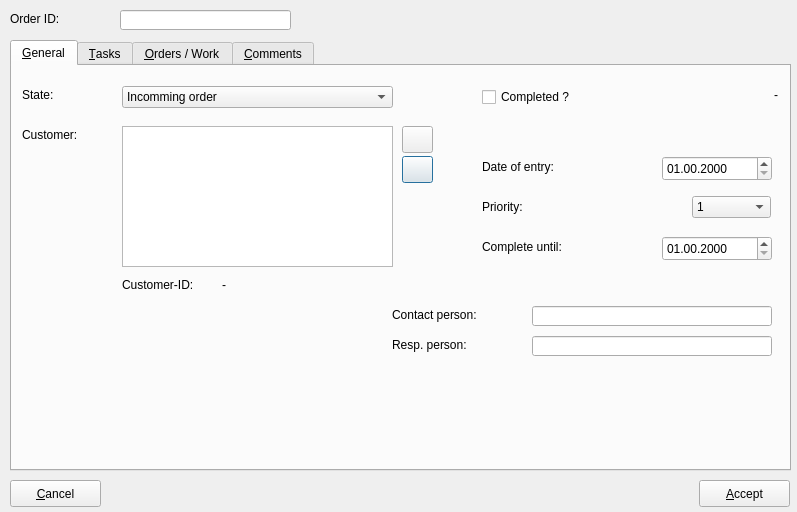
<ui version="4.0" >
 <class>procedureeditfrm</class>
 <widget class="QDialog" name="procedureeditfrm" >
  <property name="geometry" >
   <rect>
    <x>0</x>
    <y>0</y>
    <width>797</width>
    <height>512</height>
   </rect>
  </property>
  <property name="windowTitle" >
   <string>Edit Order...</string>
  </property>
  <property name="windowIcon" >
   <iconset resource="../resources/images/first4.qrc" >:/kontact_todo.png</iconset>
  </property>
  <widget class="QLabel" name="label" >
   <property name="geometry" >
    <rect>
     <x>10</x>
     <y>10</y>
     <width>101</width>
     <height>17</height>
    </rect>
   </property>
   <property name="text" >
    <string>Order ID:</string>
   </property>
  </widget>
  <widget class="QLineEdit" name="txtorderid" >
   <property name="geometry" >
    <rect>
     <x>120</x>
     <y>10</y>
     <width>171</width>
     <height>20</height>
    </rect>
   </property>
   <property name="alignment" >
    <set>Qt::AlignRight</set>
   </property>
  </widget>
  <widget class="QTabWidget" name="tabmain" >
   <property name="geometry" >
    <rect>
     <x>10</x>
     <y>40</y>
     <width>781</width>
     <height>431</height>
    </rect>
   </property>
   <property name="currentIndex" >
    <number>0</number>
   </property>
   <widget class="QWidget" name="tab1" >
    <attribute name="title" >
     <string>&amp;General</string>
    </attribute>
    <widget class="QLabel" name="label_2" >
     <property name="geometry" >
      <rect>
       <x>10</x>
       <y>20</y>
       <width>81</width>
       <height>17</height>
      </rect>
     </property>
     <property name="text" >
      <string>State:</string>
     </property>
    </widget>
    <widget class="QLabel" name="label_3" >
     <property name="geometry" >
      <rect>
       <x>10</x>
       <y>60</y>
       <width>81</width>
       <height>17</height>
      </rect>
     </property>
     <property name="text" >
      <string>Customer:</string>
     </property>
    </widget>
    <widget class="QComboBox" name="cmbstate" >
     <property name="geometry" >
      <rect>
       <x>110</x>
       <y>20</y>
       <width>271</width>
       <height>22</height>
      </rect>
     </property>
     <item>
      <property name="text" >
       <string>Incomming order</string>
      </property>
     </item>
     <item>
      <property name="text" >
       <string>Offer</string>
      </property>
     </item>
     <item>
      <property name="text" >
       <string>Open order</string>
      </property>
     </item>
     <item>
      <property name="text" >
       <string>Completed order</string>
      </property>
     </item>
     <item>
      <property name="text" >
       <string>Deliverynote</string>
      </property>
     </item>
     <item>
      <property name="text" >
       <string>Invoice</string>
      </property>
     </item>
    </widget>
    <widget class="QTextEdit" name="txtcustomer" >
     <property name="geometry" >
      <rect>
       <x>110</x>
       <y>60</y>
       <width>271</width>
       <height>141</height>
      </rect>
     </property>
    </widget>
    <widget class="QCheckBox" name="chkcompleted" >
     <property name="geometry" >
      <rect>
       <x>470</x>
       <y>20</y>
       <width>141</width>
       <height>22</height>
      </rect>
     </property>
     <property name="text" >
      <string>Completed ?</string>
     </property>
    </widget>
    <widget class="QLabel" name="lblcustomerid" >
     <property name="geometry" >
      <rect>
       <x>210</x>
       <y>210</y>
       <width>81</width>
       <height>17</height>
      </rect>
     </property>
     <property name="text" >
      <string>-</string>
     </property>
    </widget>
    <widget class="QLabel" name="label_4" >
     <property name="geometry" >
      <rect>
       <x>110</x>
       <y>210</y>
       <width>91</width>
       <height>17</height>
      </rect>
     </property>
     <property name="text" >
      <string>Customer-ID:</string>
     </property>
    </widget>
    <widget class="QLabel" name="label_6" >
     <property name="geometry" >
      <rect>
       <x>470</x>
       <y>130</y>
       <width>81</width>
       <height>21</height>
      </rect>
     </property>
     <property name="text" >
      <string>Priority:</string>
     </property>
    </widget>
    <widget class="QLabel" name="label_5" >
     <property name="geometry" >
      <rect>
       <x>470</x>
       <y>90</y>
       <width>101</width>
       <height>21</height>
      </rect>
     </property>
     <property name="text" >
      <string>Date of entry:</string>
     </property>
    </widget>
    <widget class="QDateEdit" name="dateedit2" >
     <property name="geometry" >
      <rect>
       <x>650</x>
       <y>170</y>
       <width>110</width>
       <height>25</height>
      </rect>
     </property>
     <property name="displayFormat" >
      <string>dd.mm.yyyy</string>
     </property>
    </widget>
    <widget class="QDateEdit" name="dateedit1" >
     <property name="geometry" >
      <rect>
       <x>650</x>
       <y>90</y>
       <width>110</width>
       <height>25</height>
      </rect>
     </property>
     <property name="displayFormat" >
      <string>dd.mm.yyyy</string>
     </property>
    </widget>
    <widget class="QLabel" name="label_7" >
     <property name="geometry" >
      <rect>
       <x>470</x>
       <y>170</y>
       <width>101</width>
       <height>21</height>
      </rect>
     </property>
     <property name="text" >
      <string>Complete until:</string>
     </property>
    </widget>
    <widget class="QLabel" name="label_9" >
     <property name="geometry" >
      <rect>
       <x>380</x>
       <y>270</y>
       <width>101</width>
       <height>17</height>
      </rect>
     </property>
     <property name="text" >
      <string>Resp. person:</string>
     </property>
    </widget>
    <widget class="QLabel" name="label_8" >
     <property name="geometry" >
      <rect>
       <x>380</x>
       <y>240</y>
       <width>121</width>
       <height>17</height>
      </rect>
     </property>
     <property name="text" >
      <string>Contact person:</string>
     </property>
    </widget>
    <widget class="QLineEdit" name="txtcontact" >
     <property name="geometry" >
      <rect>
       <x>520</x>
       <y>240</y>
       <width>240</width>
       <height>20</height>
      </rect>
     </property>
     <property name="text" >
      <string/>
     </property>
     <property name="alignment" >
      <set>Qt::AlignLeading</set>
     </property>
    </widget>
    <widget class="QLineEdit" name="txtresponsible" >
     <property name="geometry" >
      <rect>
       <x>520</x>
       <y>270</y>
       <width>240</width>
       <height>20</height>
      </rect>
     </property>
     <property name="text" >
      <string/>
     </property>
     <property name="alignment" >
      <set>Qt::AlignLeading</set>
     </property>
    </widget>
    <widget class="QComboBox" name="cmbpriority" >
     <property name="geometry" >
      <rect>
       <x>680</x>
       <y>130</y>
       <width>79</width>
       <height>22</height>
      </rect>
     </property>
     <item>
      <property name="text" >
       <string>1</string>
      </property>
     </item>
     <item>
      <property name="text" >
       <string>2</string>
      </property>
     </item>
     <item>
      <property name="text" >
       <string>3</string>
      </property>
     </item>
     <item>
      <property name="text" >
       <string>4</string>
      </property>
     </item>
     <item>
      <property name="text" >
       <string>5</string>
      </property>
     </item>
    </widget>
    <widget class="QLabel" name="lbldbID" >
     <property name="geometry" >
      <rect>
       <x>710</x>
       <y>20</y>
       <width>56</width>
       <height>17</height>
      </rect>
     </property>
     <property name="text" >
      <string>-</string>
     </property>
     <property name="alignment" >
      <set>Qt::AlignRight|Qt::AlignTrailing|Qt::AlignVCenter</set>
     </property>
    </widget>
    <widget class="QPushButton" name="btncanceladdr" >
     <property name="geometry" >
      <rect>
       <x>390</x>
       <y>90</y>
       <width>31</width>
       <height>27</height>
      </rect>
     </property>
     <property name="text" >
      <string/>
     </property>
     <property name="icon" >
      <iconset resource="../resources/images/first4.qrc" >:/button_cancel.png</iconset>
     </property>
     <property name="iconSize" >
      <size>
       <width>16</width>
       <height>16</height>
      </size>
     </property>
    </widget>
    <widget class="QPushButton" name="btnaddr" >
     <property name="geometry" >
      <rect>
       <x>390</x>
       <y>60</y>
       <width>31</width>
       <height>27</height>
      </rect>
     </property>
     <property name="text" >
      <string/>
     </property>
     <property name="icon" >
      <iconset resource="../resources/images/first4.qrc" >:/xmag.png</iconset>
     </property>
    </widget>
   </widget>
   <widget class="QWidget" name="tab2" >
    <attribute name="title" >
     <string>&amp;Tasks</string>
    </attribute>
    <widget class="QTableWidget" name="tabtasks" >
     <property name="geometry" >
      <rect>
       <x>10</x>
       <y>10</y>
       <width>761</width>
       <height>381</height>
      </rect>
     </property>
     <property name="contextMenuPolicy" >
      <enum>Qt::CustomContextMenu</enum>
     </property>
     <column>
      <property name="text" >
       <string/>
      </property>
      <property name="icon" >
       <iconset resource="../resources/images/first4.qrc" >:/button_ok_small.png</iconset>
      </property>
     </column>
     <column>
      <property name="text" >
       <string>Description</string>
      </property>
     </column>
     <column>
      <property name="text" >
       <string>Complete until</string>
      </property>
     </column>
    </widget>
   </widget>
   <widget class="QWidget" name="tab3" >
    <attribute name="title" >
     <string>&amp;Orders / Work</string>
    </attribute>
    <widget class="QTableWidget" name="taborders" >
     <property name="geometry" >
      <rect>
       <x>10</x>
       <y>10</y>
       <width>761</width>
       <height>381</height>
      </rect>
     </property>
     <property name="contextMenuPolicy" >
      <enum>Qt::CustomContextMenu</enum>
     </property>
     <property name="rowCount" >
      <number>0</number>
     </property>
     <column>
      <property name="text" >
       <string/>
      </property>
      <property name="icon" >
       <iconset resource="../resources/images/first4.qrc" >:/button_ok_small.png</iconset>
      </property>
     </column>
     <column>
      <property name="text" >
       <string>Label</string>
      </property>
     </column>
     <column>
      <property name="text" >
       <string/>
      </property>
      <property name="icon" >
       <iconset resource="../resources/images/first4.qrc" >:/viewmag2.png</iconset>
      </property>
     </column>
     <column>
      <property name="text" >
       <string>Description</string>
      </property>
     </column>
     <column>
      <property name="text" >
       <string>Quantity</string>
      </property>
     </column>
     <column>
      <property name="text" >
       <string>Unit</string>
      </property>
     </column>
     <column>
      <property name="text" >
       <string>Price / Unit</string>
      </property>
     </column>
     <column>
      <property name="text" >
       <string>VAT</string>
      </property>
     </column>
     <column>
      <property name="text" >
       <string>actquantity</string>
      </property>
     </column>
     <column>
      <property name="text" >
       <string>minquantity</string>
      </property>
     </column>
     <column>
      <property name="text" >
       <string>artID</string>
      </property>
     </column>
    </widget>
   </widget>
   <widget class="QWidget" name="tab4" >
    <attribute name="title" >
     <string>&amp;Comments</string>
    </attribute>
    <widget class="QTextEdit" name="txtcomments" >
     <property name="geometry" >
      <rect>
       <x>10</x>
       <y>10</y>
       <width>761</width>
       <height>381</height>
      </rect>
     </property>
    </widget>
   </widget>
  </widget>
  <widget class="QPushButton" name="btnaccept" >
   <property name="geometry" >
    <rect>
     <x>699</x>
     <y>480</y>
     <width>91</width>
     <height>27</height>
    </rect>
   </property>
   <property name="text" >
    <string>&amp;Accept</string>
   </property>
   <property name="icon" >
    <iconset resource="../resources/images/first4.qrc" >:/button_ok.png</iconset>
   </property>
  </widget>
  <widget class="QPushButton" name="btncancel" >
   <property name="geometry" >
    <rect>
     <x>10</x>
     <y>480</y>
     <width>91</width>
     <height>27</height>
    </rect>
   </property>
   <property name="text" >
    <string>&amp;Cancel</string>
   </property>
   <property name="icon" >
    <iconset resource="../resources/images/first4.qrc" >:/button_cancel.png</iconset>
   </property>
  </widget>
 </widget>
 <resources>
  <include location="../resources/images/first4.qrc" />
 </resources>
 <connections>
  <connection>
   <sender>btncancel</sender>
   <signal>released()</signal>
   <receiver>procedureeditfrm</receiver>
   <slot>close()</slot>
   <hints>
    <hint type="sourcelabel" >
     <x>49</x>
     <y>493</y>
    </hint>
    <hint type="destinationlabel" >
     <x>398</x>
     <y>255</y>
    </hint>
   </hints>
  </connection>
 </connections>
</ui>
